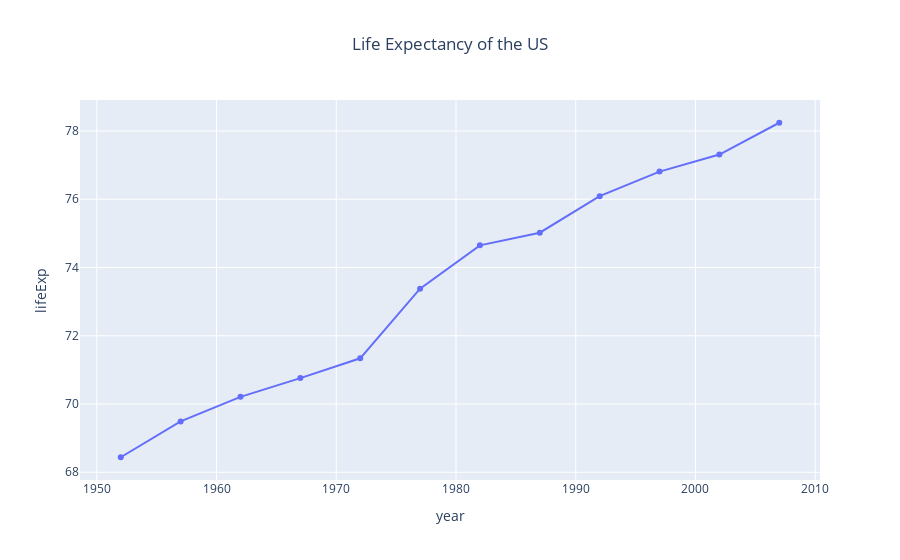

The notebook cell saved with this chart:
### Markdown cell above
## Adding a second chart to the app

### Code cell
line = px.line(df, x = 'year', y = 'lifeExp', title = 'Life Expectancy of the US', markers = True)
line.update_layout(title_x = 0.5)
line.show()

### Figure 1 — Plotly figure (JSON) as saved in the notebook; plotly's stock layout.template omitted (floating-point values rounded to 4 significant figures)
{"data": [{"hovertemplate": "year=%{x}<br>lifeExp=%{y}<extra></extra>", "legendgroup": "", "line": {"color": "#636efa", "dash": "solid"}, "marker": {"symbol": "circle"}, "mode": "lines+markers", "name": "", "orientation": "v", "showlegend": false, "type": "scatter", "x": [1952, 1957, 1962, 1967, 1972, 1977, 1982, 1987, 1992, 1997, 2002, 2007], "xaxis": "x", "y": [68.44, 69.49, 70.21, 70.76, 71.34, 73.38, 74.65, 75.02, 76.09, 76.81, 77.31, 78.24], "yaxis": "y"}], "layout": {"autosize": true, "legend": {"tracegroupgap": 0}, "title": {"text": "Life Expectancy of the US", "x": 0.5}, "xaxis": {"anchor": "y", "autorange": true, "domain": [0, 1], "range": [1949.0, 2010.0], "title": {"text": "year"}, "type": "linear"}, "yaxis": {"anchor": "x", "autorange": true, "domain": [0, 1], "range": [67.63, 79.05], "title": {"text": "lifeExp"}, "type": "linear"}}}
